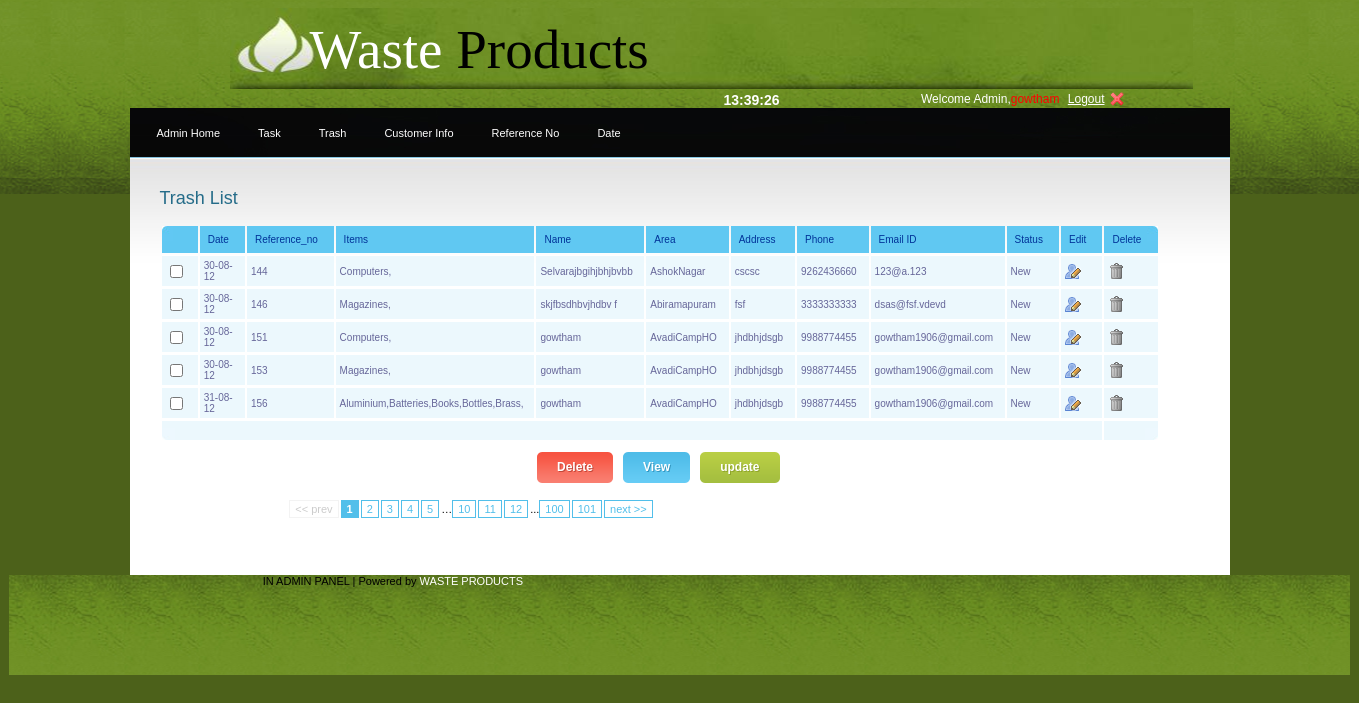
Page /adminpanel/trash.php (signed in) on the committed database.
### tables this page shows
CREATE TABLE IF NOT EXISTS `trash` (
  `name_id` int(255) NOT NULL,
  `reference_number` int(50) NOT NULL AUTO_INCREMENT,
  `items` mediumtext NOT NULL,
  `trash_or_task` varchar(50) NOT NULL,
  `status` varchar(50) NOT NULL,
  `date` varchar(11) NOT NULL,
  PRIMARY KEY (`reference_number`)
);

CREATE TABLE IF NOT EXISTS `registration` (
  `name_id` int(255) NOT NULL AUTO_INCREMENT,
  `name` varchar(50) NOT NULL,
  `area` varchar(50) NOT NULL,
  `address` varchar(5000) NOT NULL,
  `phone` varchar(12) NOT NULL,
  `email_id` varchar(50) NOT NULL,
  `password` varchar(50) NOT NULL,
  PRIMARY KEY (`name_id`)
);

### adminpanel/trash.php (the view, shortened to what this page needs)
<h2>Trash List</h2>
<?php
$sql = "SELECT * FROM registration r,trash t where r.name_id=t.name_id and t.trash_or_task='Trash'";
$result=mysql_query($sql);
?>
<table id="rounded-corner">
    <thead>
    	<tr>
        	<th scope="col" class="rounded-company"></th>
            <th scope="col" class="rounded">Date</th>
			<th scope="col" class="rounded">Reference_no</th>
			<th scope="col" class="rounded">Items</th>
			<th scope="col" class="rounded">Name</th>
            <th scope="col" class="rounded">Area</th>
            <th scope="col" class="rounded">Address</th>
			<th scope="col" class="rounded">Phone</th>
            <th scope="col" class="rounded">Email ID</th>
			<th scope="col" class="rounded">Status</th>
            <th scope="col" class="rounded">Edit</th>
            <th scope="col" class="rounded-q4">Delete</th>
        </tr>
    </thead>
	<tfoot>
    	<tr>
        	<td colspan="11" class="rounded-foot-left"></td>
        	<td class="rounded-foot-right">&nbsp;</td>
        </tr>
    </tfoot>
<?php
while($row=mysql_fetch_array($result))
{
$date = $row['date'];
$reference_number = $row['reference_number'];
$items = $row['items'];
$name = $row['name'];
$area = $row['area'];
$address = $row['address'];
$phone = $row['phone'];
$email_id = $row['email_id'];
$status = $row['status'];
echo" <tbody>
    	<tr>
        	<td><input type=checkbox name=/></td>
            <td>".$date."</td>
			<td>".$reference_number."</td>
			<td>".$items."</td>
			<td>".$name."</td>
            <td>".$area."</td>
            <td>".$address."</td>
            <td>".$phone."</td>
			<td>".$email_id."</td>
			<td>".$status."</td>
            <td><a href=#><img src=images/user_edit.png  title=edit border=0 /></a></td>
            <td><a href=# class=ask><img src=images/trash.png  title=delete border=0/></a></td>
        </tr>
    </tbody>";
}
?>
   </table>
	 <a href="#" class="bt_green"><span class="bt_green_lft"></span><strong>update</strong><span class="bt_green_r"></span></a>
     <a href="#" class="bt_blue"><span class="bt_blue_lft"></span><strong>View</strong><span class="bt_blue_r"></span></a>
     <a href="#" class="bt_red"><span class="bt_red_lft"></span><strong>Delete</strong><span class="bt_red_r"></span></a>
        <div class="pagination">
        <span class="disabled"><< prev</span><span class="current">1</span><a href="">2</a><a href="">3</a><a href="">4</a><a href="">5</a>…<a href="">10</a><a href="">11</a><a href="">12</a>...<a href="">100</a><a href="">101</a><a href="">next >></a>
        </div>

### adminpanel/niceforms-default.css (style rules this page uses)
select, input, textarea, button { outline:none; resize:none; }

### rows in the picture
trash: date "30-08-12", reference_number "144", items "Computers,", name.name "Selvarajbgihjbhjbvbb", name.area "AshokNagar", name.address "cscsc", name.phone "9262436660", name.email_id "123@a.123", status "New"
trash: date "30-08-12", reference_number "146", items "Magazines,", name.name "skjfbsdhbvjhdbv f", name.area "Abiramapuram", name.address "fsf", name.phone "3333333333", name.email_id "dsas@fsf.vdevd", status "New"
trash: date "30-08-12", reference_number "151", items "Computers,", name.name "gowtham", name.area "AvadiCampHO", name.address "jhdbhjdsgb", name.phone "9988774455", name.email_id "gowtham1906@gmail.com", status "New"
trash: date "30-08-12", reference_number "153", items "Magazines,", name.name "gowtham", name.area "AvadiCampHO", name.address "jhdbhjdsgb", name.phone "9988774455", name.email_id "gowtham1906@gmail.com", status "New"
trash: date "31-08-12", reference_number "156", items "Aluminium,Batteries,Books,Bottles,Brass,", name.name "gowtham", name.area "AvadiCampHO", name.address "jhdbhjdsgb", name.phone "9988774455", name.email_id "gowtham1906@gmail.com", status "New"
